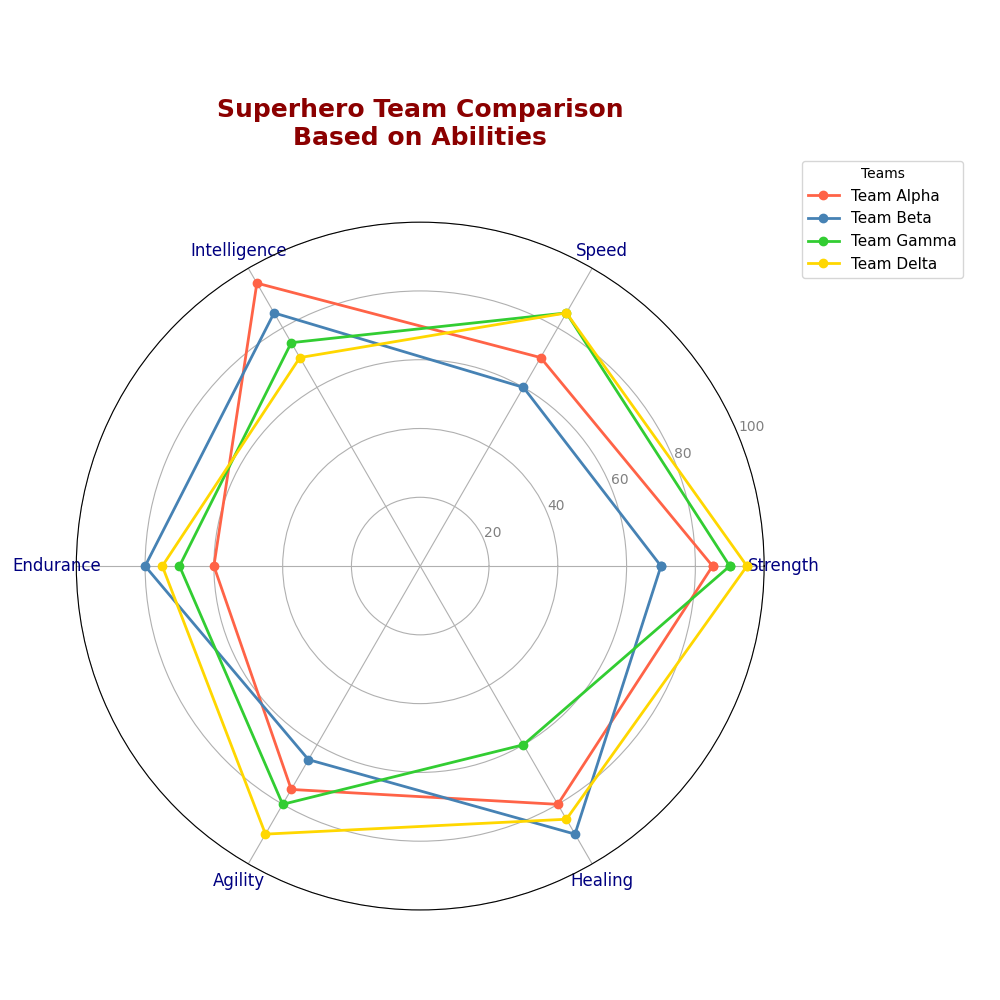

This chart was generated by the following Python code:
import numpy as np
import matplotlib.pyplot as plt

categories = ['Strength', 'Speed', 'Intelligence', 'Endurance', 'Agility', 'Healing']
num_vars = len(categories)

team_abilities = {
    'Team Alpha': [85, 70, 95, 60, 75, 80],
    'Team Beta': [70, 60, 85, 80, 65, 90],
    'Team Gamma': [90, 85, 75, 70, 80, 60],
    'Team Delta': [95, 85, 70, 75, 90, 85]
}

angles = np.linspace(0, 2 * np.pi, num_vars, endpoint=False).tolist()
angles += angles[:1]

fig, ax = plt.subplots(figsize=(10, 10), subplot_kw=dict(polar=True))

colors = ['#FF6347', '#4682B4', '#32CD32', '#FFD700']

for idx, (team, abilities) in enumerate(team_abilities.items()):
    abilities += abilities[:1]
    ax.plot(angles, abilities, color=colors[idx], linewidth=2, marker='o', label=team)

plt.xticks(angles[:-1], categories, color='navy', size=12)
ax.set_ylim(0, 100)
plt.yticks([20, 40, 60, 80, 100], ["20", "40", "60", "80", "100"], color="grey", size=10)

plt.title('Superhero Team Comparison\nBased on Abilities', size=18, color='darkred', y=1.1, weight='bold')
ax.legend(loc='upper right', bbox_to_anchor=(1.3, 1.1), fontsize=11, title='Teams')

plt.tight_layout()
plt.show()
